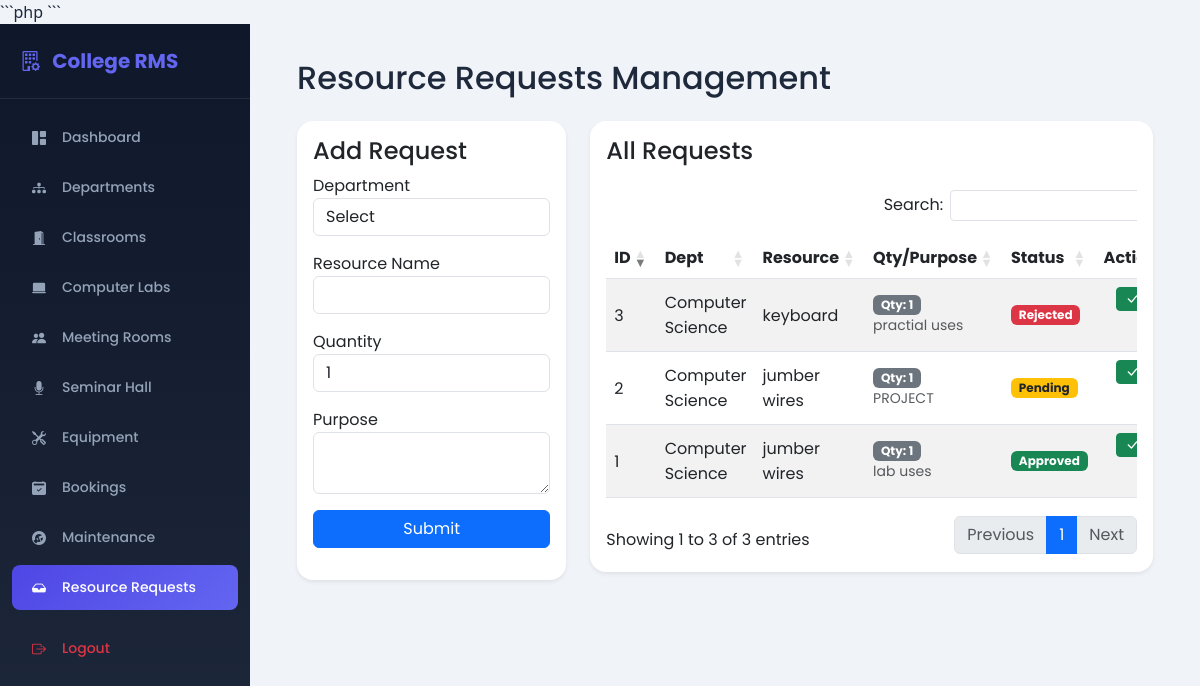
The page /resource_requests.php (signed in) on the database its author committed.
### tables this page shows
CREATE TABLE `resource_requests` (
  `id` int(11) NOT NULL,
  `department_name` varchar(100) NOT NULL,
  `resource_name` varchar(100) NOT NULL,
  `quantity` int(11) DEFAULT 1,
  `purpose` text NOT NULL,
  `status` varchar(50) DEFAULT 'Pending',
  `created_at` timestamp NOT NULL DEFAULT current_timestamp()
);

### resource_requests.php (the view, shortened to what this page needs)
<?php
include 'db.php';
$conn->query("CREATE TABLE IF NOT EXISTS resource_requests (
    id INT AUTO_INCREMENT PRIMARY KEY,
    department_name VARCHAR(100) NOT NULL,
    resource_name VARCHAR(100) NOT NULL,
    quantity INT DEFAULT 1,
    purpose TEXT NOT NULL,
    status VARCHAR(50) DEFAULT 'Pending',
    created_at TIMESTAMP DEFAULT CURRENT_TIMESTAMP
)");
$result = $conn->query("SELECT * FROM resource_requests ORDER BY id DESC");
?>
<!DOCTYPE html>
<html lang="en">
<head>
    <link rel="stylesheet" href="https://cdn.jsdelivr.net/npm/bootstrap@5.3.0/dist/css/bootstrap.min.css">
    <link rel="stylesheet" href="https://cdn.jsdelivr.net/npm/bootstrap-icons@1.10.5/font/bootstrap-icons.css">
    <link rel="stylesheet" href="https://cdn.datatables.net/1.13.6/css/dataTables.bootstrap5.min.css">
    <link rel="stylesheet" href="https://cdn.datatables.net/buttons/2.4.1/css/buttons.bootstrap5.min.css">
    <link rel="stylesheet" href="mobile_view.css">
</head>
<body>
    <div class="d-flex">
        <div class="sidebar">
            <div class="brand"><i class="bi bi-building-gear me-2"></i> College RMS</div>
            <div class="mt-3">
                <a href="dashboard.php"><i class="bi bi-grid-1x2-fill me-3"></i> Dashboard</a>
                <a href="departments.php"><i class="bi bi-diagram-3-fill me-3"></i> Departments</a>
                <a href="resources.php?type=Classroom"><i class="bi bi-door-open-fill me-3"></i> Classrooms</a>
                <a href="resources.php?type=Computer Lab"><i class="bi bi-laptop-fill me-3"></i> Computer Labs</a>
                <a href="resources.php?type=Meeting Room"><i class="bi bi-people-fill me-3"></i> Meeting Rooms</a>
                <a href="resources.php?type=Seminar Hall"><i class="bi bi-mic-fill me-3"></i> Seminar Hall</a>
                <a href="resources.php?type=Equipment"><i class="bi bi-tools me-3"></i> Equipment</a>
                <a href="bookings.php"><i class="bi bi-calendar2-check-fill me-3"></i> Bookings</a>
                <a href="maintenance.php"><i class="bi bi-wrench-adjustable-circle-fill me-3"></i> Maintenance</a>
                <a href="resource_requests.php" class="active"><i class="bi bi-inbox-fill me-3"></i> Resource Requests</a>
            <a href="logout.php" class="text-danger mt-3"><i class="bi bi-box-arrow-right me-3"></i> Logout</a>
            </div>
        </div>
        <div class="main-content flex-grow-1">
            <div class="container-fluid">
                <h2 class="mb-4">Resource Requests Management</h2>
        <div class="row">
            <div class="col-md-4">
                <div class="card p-3 shadow-sm">
                    <h4>Add Request</h4>
                    <form method="POST">
                        <div class="mb-3">
                            <label>Department</label>
                            <select name="department_name" class="form-control" required>
                                <option value="">Select</option>
                            </select>
                        </div>
                        <div class="mb-3">
                            <label>Resource Name</label>
                            <input type="text" name="resource_name" class="form-control" required>
                        </div>
                        <div class="mb-3">
                            <label>Quantity</label>
                            <input type="number" name="quantity" class="form-control" value="1" required>
                        </div>
                        <div class="mb-3">
                            <label>Purpose</label>
                            <textarea name="purpose" class="form-control" required></textarea>
                        </div>
                        <button type="submit" name="submit_req" class="btn btn-primary w-100">Submit</button>
                    </form>
                </div>
            </div>
            <div class="col-md-8">
                <div class="card p-3 shadow-sm">
                    <h4>All Requests</h4>
                    <div class="table-responsive mt-3">
                        <table id="requestsTable" class="table align-middle table-striped table-hover">
                            <thead>
                                <tr>
                                    <th>ID</th>
                                    <th>Dept</th>
                                    <th>Resource</th>
                                    <th>Qty/Purpose</th>
                                    <th>Status</th>
                                    <th class="text-end">Actions</th>
                                </tr>
                            </thead>
                            <tbody>
                                <?php if ($result && $result->num_rows > 0): ?>
                                    <?php while($row = $result->fetch_assoc()): ?>
                                        <tr>
                                            <td><?php echo $row['id']; ?></td>
                                            <td><?php echo htmlspecialchars($row['department_name']); ?></td>
                                            <td><?php echo htmlspecialchars($row['resource_name']); ?></td>
                                            <td>
                                                <span class="badge bg-secondary">Qty: <?php echo $row['quantity']; ?></span>
                                                <small class="d-block text-muted"><?php echo htmlspecialchars($row['purpose']); ?></small>
                                            </td>
                                            <td>
                                                <?php
                                                    $badgeBg = 'bg-warning text-dark';
                                                    if ($row['status'] == 'Approved') $badgeBg = 'bg-success';
                                                    else if ($row['status'] == 'Rejected') $badgeBg = 'bg-danger';
                                                ?>
                                                <span class="badge <?php echo $badgeBg; ?>"><?php echo htmlspecialchars($row['status']); ?></span>
                                            </td>
                                            <td class="text-end">
                                                <a href="resource_requests.php?action=approve&id=<?php echo $row['id']; ?>" class="btn btn-sm btn-success mb-1" title="Approve"><i class="bi bi-check-lg"></i></a>
                                            </td>
                                        </tr>
                                    <?php endwhile; ?>
                                <?php else: ?>
                                    <tr><td colspan="6" class="text-center py-3">No data found</td></tr>
                                <?php endif; ?>
                            </tbody>
                        </table>
                    </div>
                </div>
            </div>
        </div>
    </div>
</body>
</html>

### resource_requests.php (style rules this page uses)
* { font-family: 'Poppins', sans-serif; }
body { background-color: #f0f3f8; color: #1e293b; }
.sidebar { min-height: 100vh; background: linear-gradient(180deg, #0f172a 0%, #1e293b 100%); color: #fff; width: 250px; position: fixed; z-index: 1000; }
.sidebar .brand { font-size: 20px; font-weight: 700; padding: 22px 20px; color: #6366f1; border-bottom: 1px solid rgba(255,255,255,0.08); }
.sidebar a { color: #94a3b8; text-decoration: none; padding: 12px 20px; display: flex; align-items: center; font-size: 14px; font-weight: 500; border-radius: 8px; margin: 5px 12px; transition: all 0.3s; }
.sidebar a.active { background: linear-gradient(135deg, #4f46e5 0%, #6366f1 100%); color: #fff; }
.main-content { margin-left: 250px; padding: 35px; }
.card { border: none; border-radius: 16px; box-shadow: 0 10px 25px -5px rgba(0,0,0,0.05); }

### rows shown on the page
resource_requests: id "3", department_name "Computer Science", resource_name "keyboard", quantity "1", purpose "practial uses", status "Rejected"
resource_requests: id "2", department_name "Computer Science", resource_name "jumber wires", quantity "1", purpose "PROJECT", status "Pending"
resource_requests: id "1", department_name "Computer Science", resource_name "jumber wires", quantity "1", purpose "lab uses", status "Approved"
